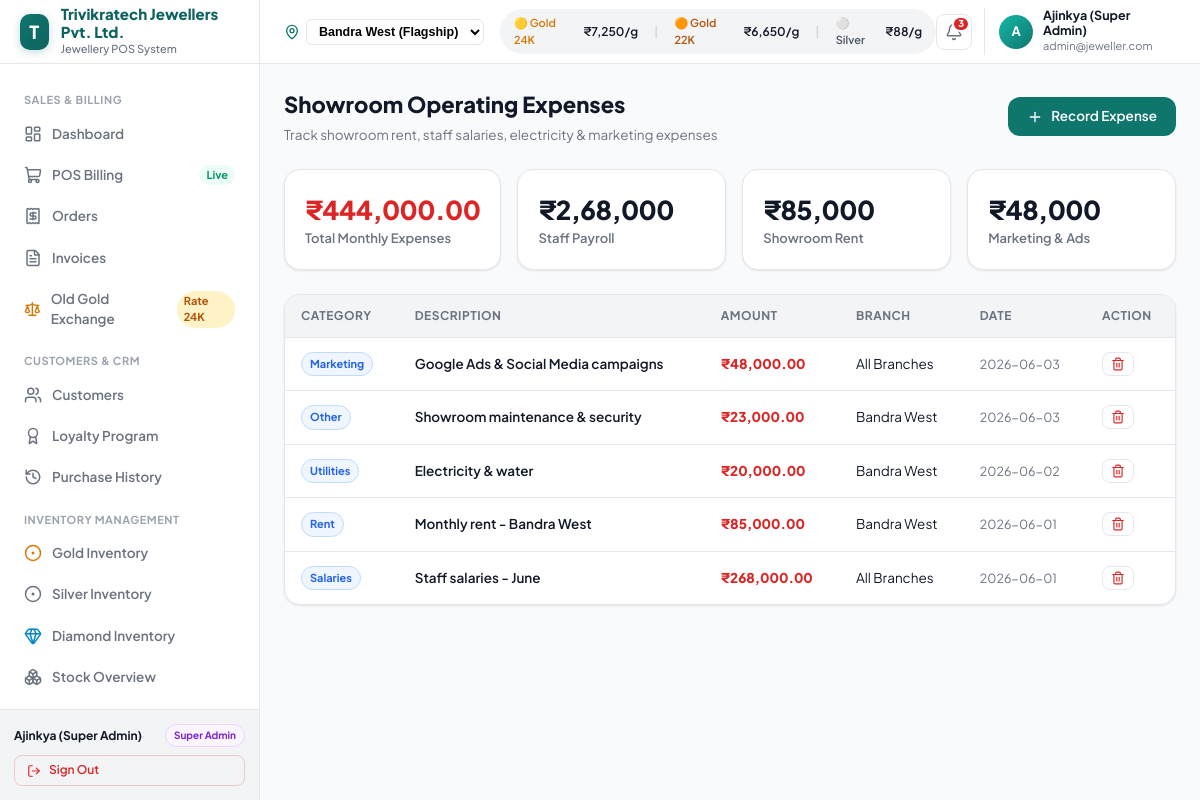
/expenses.php (signed in), run on the app's committed database.
### tables this page shows
CREATE TABLE `expenses` (
  `id` INT AUTO_INCREMENT PRIMARY KEY,
  `category` ENUM('Rent', 'Salaries', 'Utilities', 'Marketing', 'Other') NOT NULL,
  `description` VARCHAR(255) NOT NULL,
  `amount` DECIMAL(12,2) NOT NULL,
  `expense_date` DATE NOT NULL,
  `branch` VARCHAR(100) DEFAULT 'Bandra West',
  `created_at` TIMESTAMP DEFAULT CURRENT_TIMESTAMP
);

### config/helpers.php (called while the page is built, shortened)
<?php
function formatFullINR($amount) {
    return '₹' . number_format((float)$amount, 2, '.', ',');
}

### expenses.php (the view, shortened to what this page needs)
<?php
require_once __DIR__ . '/config/helpers.php';
$db = getDBConnection();
$expenses = [];
try {
    $stmt = $db->query("SELECT * FROM expenses ORDER BY expense_date DESC");
    $expenses = $stmt->fetchAll();
} catch (Exception $e) {}
$totalExpenses = array_reduce($expenses, fn($s, $e) => $s + (float)$e['amount'], 0);
require_once __DIR__ . '/includes/header.php';
require_once __DIR__ . '/includes/sidebar.php';
require_once __DIR__ . '/includes/topbar.php';
?>
<div style="display: flex; justify-content: space-between; align-items: center; margin-bottom: 24px; flex-wrap: wrap; gap: 12px;">
  <div>
    <h1 style="font-size: 22px; font-weight: 800; color: #111827; margin: 0;">Showroom Operating Expenses</h1>
    <p style="font-size: 13.5px; color: #6B7280; margin: 4px 0 0;">Track showroom rent, staff salaries, electricity & marketing expenses</p>
  </div>
  <button type="button" onclick="openAddExpenseModal()" class="btn btn-primary">
    <i data-lucide="plus" style="width: 16px; height: 16px;"></i>
    <span>Record Expense</span>
  </button>
</div>
<div class="kpi-grid" style="grid-template-columns: repeat(4, 1fr);">
  <div class="kpi-card">
    <div class="kpi-value" style="color: #DC2626;"><?= formatFullINR($totalExpenses) ?></div>
    <div class="kpi-label">Total Monthly Expenses</div>
  </div>
  <div class="kpi-card">
    <div class="kpi-value">₹2,68,000</div>
    <div class="kpi-label">Staff Payroll</div>
  </div>
  <div class="kpi-card">
    <div class="kpi-value">₹85,000</div>
    <div class="kpi-label">Showroom Rent</div>
  </div>
  <div class="kpi-card">
    <div class="kpi-value">₹48,000</div>
    <div class="kpi-label">Marketing & Ads</div>
  </div>
</div>
<div class="table-container">
  <table class="data-table">
    <thead>
      <tr>
        <th>Category</th>
        <th>Description</th>
        <th>Amount</th>
        <th>Branch</th>
        <th>Date</th>
        <th>Action</th>
      </tr>
    </thead>
    <tbody>
      <?php if (empty($expenses)): ?>
        <tr><td colspan="6" style="text-align: center; color: #9CA3AF; padding: 24px;">No expenses logged.</td></tr>
      <?php else: ?>
        <?php foreach ($expenses as $e): ?>
          <tr>
            <td><span class="badge badge-info"><?= htmlspecialchars($e['category']) ?></span></td>
            <td style="font-weight: 600;"><?= htmlspecialchars($e['description']) ?></td>
            <td style="font-weight: 800; color: #DC2626;"><?= formatFullINR($e['amount']) ?></td>
            <td><?= htmlspecialchars($e['branch']) ?></td>
            <td style="color: #6B7280; font-size: 12.5px;"><?= htmlspecialchars($e['expense_date']) ?></td>
            <td>
              <button type="button" onclick="deleteExpense(<?= $e['id'] ?>)" class="btn btn-ghost btn-sm" style="color: #DC2626; padding: 4px 8px;">
                <i data-lucide="trash-2" style="width: 14px; height: 14px;"></i>
              </button>
            </td>
          </tr>
        <?php endforeach; ?>
      <?php endif; ?>
    </tbody>
  </table>
</div>
<?php require_once __DIR__ . '/includes/footer.php'; ?>

### assets/css/style.css (style rules this page uses)
:root { --color-primary: #0F766E; --color-primary-dark: #0d6360; --color-primary-light: #14B8A6; --color-primary-subtle:#F0FDFA; --color-accent: #D4AF37; --color-accent-light: #FDE68A; --color-accent-subtle: #FFFBEB; --color-bg: #F9FAFB; --color-surface: #FFFFFF; --color-surface-2: #F3F4F6; --color-border: #E5E7EB; --color-border-2: #D1D5DB; --color-text-1: #111827; --color-text-2: #6B7280; --color-text-3: #9CA3AF; --color-success: #059669; --color-warning: #D97706; --color-danger: #DC2626; --color-info: #2563EB; --shadow-xs: 0 1px 2px rgba(0,0,0,0.05); --shadow-sm: 0 1px 3px rgba(0,0,0,0.06), 0 1px 2px rgba(0,0,0,0.04); --shadow-md: 0 4px 16px rgba(0,0,0,0.06), 0 1px 4px rgba(0,0,0,0.04); --shadow-lg: 0 8px 32px rgba(0,0,0,0.08), 0 2px 8px rgba(0,0,0,0.04); --shadow-xl: 0 20px 40px rgba(0,0,0,0.12); --radius-sm: 8px; --radius-md: 12px; --radius-lg: 16px; --radius-xl: 20px; --sidebar-width: 260px; --topbar-height: 64px; }
*, *::before, *::after { box-sizing: border-box; margin: 0; padding: 0; }
body { font-family: 'Plus Jakarta Sans', -apple-system, BlinkMacSystemFont, 'Segoe UI', Roboto, sans-serif; background-color: var(--color-bg); color: var(--color-text-1); font-size: 14px; line-height: 1.5; -webkit-font-smoothing: antialiased; }
.kpi-grid { display: grid; grid-template-columns: repeat(auto-fit, minmax(220px, 1fr)); gap: 16px; margin-bottom: 24px; }
.kpi-card { background: #FFFFFF; border: 1px solid var(--color-border); border-radius: var(--radius-lg); padding: 20px; box-shadow: var(--shadow-sm); transition: transform 0.2s ease, box-shadow 0.2s ease; }
.kpi-value { font-size: 26px; font-weight: 800; color: var(--color-text-1); letter-spacing: -0.02em; }
.kpi-label { font-size: 13px; font-weight: 600; color: var(--color-text-2); }
.btn { display: inline-flex; align-items: center; justify-content: center; gap: 8px; font-family: inherit; font-size: 13.5px; font-weight: 600; border-radius: var(--radius-md); padding: 9px 18px; border: 1px solid transparent; cursor: pointer; transition: all 0.2s ease; line-height: 1.4; }
.btn-primary { background: var(--color-primary); color: #FFFFFF; }
.btn-ghost { background: transparent; color: var(--color-text-2); border-color: var(--color-border); }
.btn-sm { padding: 6px 12px; font-size: 12px; border-radius: var(--radius-sm); }
.badge { display: inline-flex; align-items: center; gap: 4px; padding: 3px 8px; border-radius: 999px; font-size: 11px; font-weight: 700; }
.badge-info { background: #EFF6FF; color: #2563EB; border: 1px solid #BFDBFE; }
.table-container { overflow-x: auto; background: #FFFFFF; border: 1px solid var(--color-border); border-radius: var(--radius-lg); box-shadow: var(--shadow-sm); }
.data-table { width: 100%; border-collapse: collapse; text-align: left; font-size: 13.5px; }
.data-table th { background: var(--color-surface-2); padding: 12px 16px; font-size: 12px; font-weight: 700; text-transform: uppercase; letter-spacing: 0.04em; color: var(--color-text-2); border-bottom: 1px solid var(--color-border); }
.data-table td { padding: 14px 16px; border-bottom: 1px solid var(--color-border); color: var(--color-text-1); }
.data-table tr:last-child td { border-bottom: none; }

### data on the page
expenses: category "Marketing", description "Google Ads & Social Media campaigns", amount "₹48,000.00", branch "All Branches", expense_date "2026-06-03"
expenses: category "Other", description "Showroom maintenance & security", amount "₹23,000.00", branch "Bandra West", expense_date "2026-06-03"
expenses: category "Utilities", description "Electricity & water", amount "₹20,000.00", branch "Bandra West", expense_date "2026-06-02"
expenses: category "Rent", description "Monthly rent - Bandra West", amount "₹85,000.00", branch "Bandra West", expense_date "2026-06-01"
expenses: category "Salaries", description "Staff salaries - June", amount "₹268,000.00", branch "All Branches", expense_date "2026-06-01"

### other printed values
getSetting('store_name', 'Trivikratech POS') "Trivikratech Jewellers Pvt. Ltd."
$currentUser['name'] "Ajinkya (Super Admin)"
$currentUser['role'] "Super Admin"
$gold24k "7,250"
$gold22k "6,650"
$silverRate "88"
$unreadCount "3"
substr($currentUser['name'] ?? 'A', 0, 1) "A"
$currentUser['email'] "admin@jeweller.com"
formatFullINR($totalExpenses) "₹444,000.00"
